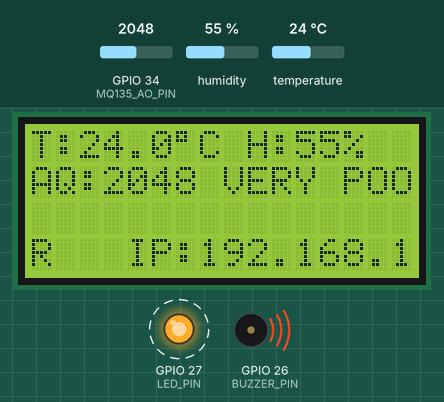
Bench run of a sketch on a simulated ESP32. Shown: 16×4 character LCD, output pins drawn as LEDs (lit = HIGH), buzzer (waves = sounding, pin HIGH). Dashed ring = blinking. The inputs (shaded band) are chosen by the test bench; at power-on: GPIO 34 (MQ135_AO_PIN) = 2048, humidity 55 %, temperature 24 °C. WiFi joins after 1.5 s; servers stay silent unless stated; what the sketch prints to the serial monitor is not drawn.

Above: at 2.42 s.
2.9 s: GPIO 34 (MQ135_AO_PIN) set to 2167
At 4.52 s:
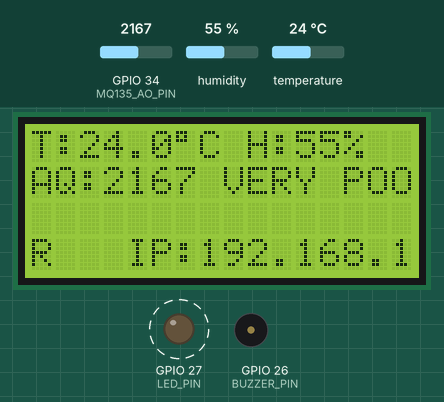
5.5 s: GPIO 34 (MQ135_AO_PIN) set to 2263
At 6.7 s:
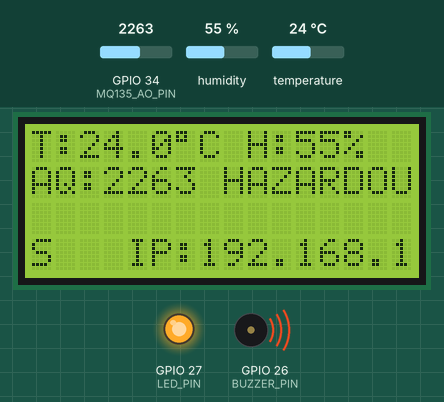
7.5 s: GPIO 34 (MQ135_AO_PIN) set to 1228
At 9.1 s:
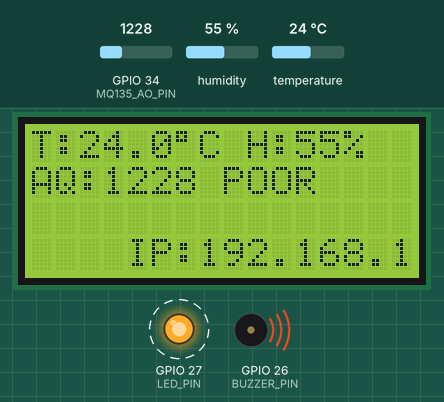
10.7 s: GPIO 34 (MQ135_AO_PIN) set to 946
At 13.3 s:
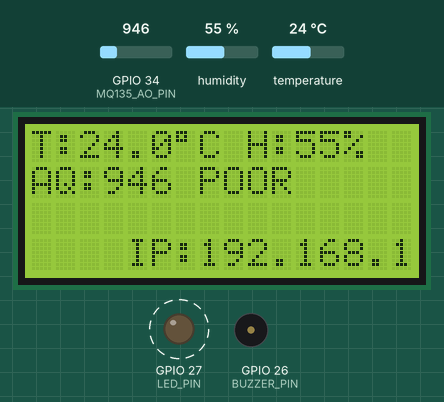
13.5 s: GPIO 34 (MQ135_AO_PIN) set to 826
At 15.2 s:
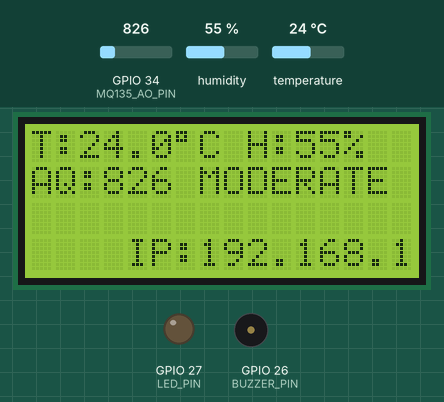
15.5 s: GPIO 34 (MQ135_AO_PIN) set to 216
At 17.5 s:
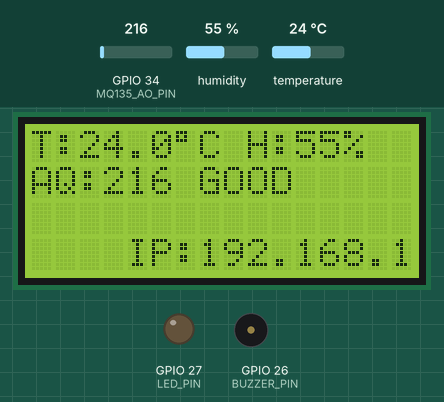
Timing chart, 0 to 18.5 s (numbered marks = the images above; inputs shaded):
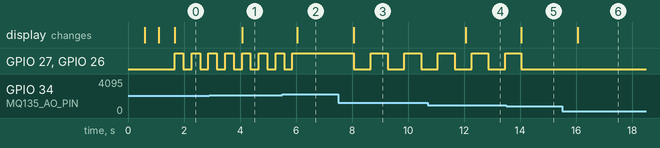

The sketch:

EnvironmentNode.ino
```cpp
//Environment Node
#include <Wire.h>
#include <LiquidCrystal_I2C.h>
#include <WiFi.h>
#include <WebServer.h>
#include <ArduinoJson.h>
#include <DHT.h>
#include <esp_now.h>
#include <esp_wifi.h>

// =============================================
// Pin Configuration
// =============================================
#define DHT11_PIN 5
#define MQ135_AO_PIN 34
#define BUZZER_PIN 26
#define LED_PIN 27

// =============================================
// LCD Setup
// =============================================
LiquidCrystal_I2C lcd(0x27, 16, 4);

// =============================================
// WiFi Credentials
// =============================================
const char* ssid = "Environment";
const char* password = "cisco1234";

// =============================================
// Web Server Setup
// =============================================
WebServer server(80);

// =============================================
// Sensor Objects
// =============================================
DHT dht11(DHT11_PIN, DHT11);

// =============================================
// Data Structure for ESP-NOW Communication
// =============================================
typedef struct SensorData {
  uint8_t nodeId;
  float temperature;
  float humidity;
  int airQuality; // Analog value (0-4095)
} SensorData;

SensorData sensorData;

// =============================================
// Global Variables
// =============================================
String airQualityStatus = "UNKNOWN";
String ipAddress = "";
String webAlertMessage = ""; // Message for the web server alert

// =============================================
// Timing Variables
// =============================================
unsigned long lastRead = 0;
const unsigned long interval = 2000;
unsigned long lastBlinkMillis = 0;
int currentBlinkInterval = 0; // 0 for off, >0 for blinking speed, -1 for constant on
bool ledOn = false;
bool buzzerOn = false;

// =============================================
// ESP-NOW Gateway MAC Address
// =============================================
uint8_t gatewayAddress[] = {0x30, 0xC9, 0x22, 0xF1, 0x2D, 0x7C}; // CHANGE TO YOUR GATEWAY'S MAC

// =============================================
// Main HTML Page (served from PROGMEM)
// =============================================
const char PROGMEM INDEX_HTML[] = R"rawliteral(
<!DOCTYPE html>
<html>
<head>
    <title>Environment Monitor</title>
    <meta charset='utf-8'>
    <meta name='viewport' content='width=device-width, initial-scale=1'>
    <script src='https://code.highcharts.com/highcharts.js'></script>
    <script src='https://code.highcharts.com/highcharts-more.js'></script>
    <script src='https://code.highcharts.com/modules/solid-gauge.js'></script>
    <style>
        body { font-family: sans-serif; background: #f0f2f5; margin: 0; padding: 0; color: #333; }
        header { background: #2196F3; color: #fff; padding: 20px; text-align: center; }
        .container { max-width: 900px; margin: 20px auto; padding: 0 15px; }
        .card { background: #fff; padding: 20px; margin-bottom: 20px; border-radius: 8px; box-shadow: 0 2px 6px rgba(0,0,0,0.15); }
        .card h2 { margin: 0 0 10px; font-size: 1.2em; color: #2196F3; }
        .value { font-weight: bold; font-size: 1.3em; }
        .chart-container { height: 300px; margin-bottom: 20px; }
        .gauge-container { height: 450px; margin-bottom: 20px; min-width: 300px; max-width: 500px; margin-left: auto; margin-right: auto; }
        .good { color: #4CAF50; }
        .moderate { color: #FFC107; } /* Changed to Amber for better distinction */
        .poor { color: #FF9800; }     /* Orange */
        .very-poor { color: #FF5722; }
        .hazardous { color: #F44336; }
        .alert-message { background-color: #f44336; color: white; padding: 15px; text-align: center; font-size: 1.5em; font-weight: bold; border-radius: 8px; margin: 20px 0; animation: pulse 1s infinite alternate; display: none; }
        @keyframes pulse { from { transform: scale(1); opacity: 1; } to { transform: scale(1.02); opacity: 0.8; } }
    </style>
</head>
<body>
    <header>
        <h1>Smart Environment Monitor</h1>
    </header>
    <div class='container'>
        <div class='alert-message' id='alertMessage'></div>
        <div class='card'>
            <h2>Current Climate Data</h2>
            <p><strong>Temperature:</strong> <span class='value' id='temperature'>--</span></p>
            <p><strong>Humidity:</strong> <span class='value' id='humidity'>--</span></p>
            <p><strong>Air Quality (Analog):</strong> <span class='value' id='airQualityRaw'>--</span></p>
            <p><strong>Air Quality Status:</strong> <span class='value' id='airStatus'>--</span></p>
        </div>
        <div class='card'>
            <h2>Sensor Trends</h2>
            <div id='chart-temperature' class='chart-container'></div>
            <div id='chart-humidity' class='chart-container'></div>
            <div id='gauge-co2' class='gauge-container'></div>
        </div>
    </div>
    <script>
        function createChart(renderTo, title, yTitle, color) {
            return new Highcharts.Chart({
                chart: { renderTo: renderTo, type: 'line', zoomType: 'x' },
                title: { text: title },
                xAxis: { type: 'datetime', title: { text: 'Time' } },
                yAxis: { title: { text: yTitle } },
                series: [{ name: title, data: [], color: color, marker: { enabled: false } }],
                plotOptions: { line: { animation: false, dataLabels: { enabled: false } } },
                credits: { enabled: false },
                legend: { enabled: false }
            });
        }
        function createCo2Gauge(renderTo, title, min, max, plotBands) {
            return Highcharts.chart(renderTo, {
                chart: { type: 'gauge', height: '100%' },
                title: { text: title },
                pane: {
                    startAngle: -150,
                    endAngle: 150,
                    background: [{
                        backgroundColor: {
                            linearGradient: { x1: 0, y1: 0, x2: 0, y2: 1 },
                            stops: [
                                [0, '#E0E0E0'], // Light gray at the top
                                [1, '#FFFFFF']  // White at the bottom
                            ]
                        },
                        borderWidth: 0,
                        outerRadius: '109%'
                    }]
                },
                yAxis: {
                    min: min,
                    max: max,
                    title: { text: '' },
                    plotBands: plotBands,
                    labels: {
                        formatter: function() {
                            // This function can be used to customize axis labels,
                            // but for zone labels, we'll use plotBand labels.
                            return this.value;
                        }
                    }
                },
                series: [{
                    name: 'Air Quality', data: [0],
                    dataLabels: { format: '{y:.0f}', y: 10, borderWidth: 0, style: { fontSize: '25px' } }
                }],
                credits: { enabled: false }
            });
        }
        // UPDATED: New plot bands for the gauge with labels and color gradients
        var co2PlotBands = [
            {
                from: 0, to: 500,
                color: {
                    linearGradient: { x1: 0, y1: 0, x2: 1, y2: 0 },
                    stops: [
                        [0, '#D4EDDA'], // Lighter green
                        [1, '#4CAF50']  // Darker green
                    ]
                },
                thickness: '25%',
                label: {
                    text: 'GOOD',
                    align: 'center',
                    x: 0,
                    y: -10, // Adjust vertical position for clarity
                    style: {
                        fontSize: '10px',
                        color: '#333'
                    }
                }
            },
            {
                from: 501, to: 800,
                color: {
                    linearGradient: { x1: 0, y1: 0, x2: 1, y2: 0 },
                    stops: [
                        [0, '#FFECB3'], // Lighter amber
                        [1, '#FFC107']  // Darker amber
                    ]
                },
                thickness: '25%',
                label: {
                    text: 'MODERATE',
                    align: 'center',
                    x: 0,
                    y: -10,
                    style: {
                        fontSize: '10px',
                        color: '#333'
                    }
                }
            },
            {
                from: 801, to: 1200,
                color: {
                    linearGradient: { x1: 0, y1: 0, x2: 1, y2: 0 },
                    stops: [
                        [0, '#FFE0B2'], // Lighter orange
                        [1, '#FF9800']  // Darker orange
                    ]
                },
                thickness: '25%',
                label: {
                    text: 'POOR',
                    align: 'center',
                    x: 0,
                    y: -10,
                    style: {
                        fontSize: '10px',
                        color: '#333'
                    }
                }
            },
            {
                from: 1201, to: 1600,
                color: {
                    linearGradient: { x1: 0, y1: 0, x2: 1, y2: 0 },
                    stops: [
                        [0, '#FFCDD2'], // Lighter red-orange
                        [1, '#FF5722']  // Darker red-orange
                    ]
                },
                thickness: '25%',
                label: {
                    text: 'VERY POOR',
                    align: 'center',
                    x: 0,
                    y: -10,
                    style: {
                        fontSize: '10px',
                        color: '#333'
                    }
                }
            },
            {
                from: 1601, to: 4095,
                color: {
                    linearGradient: { x1: 0, y1: 0, x2: 1, y2: 0 },
                    stops: [
                        [0, '#EF9A9A'], // Lighter red
                        [1, '#F44336']  // Darker red
                    ]
                },
                thickness: '25%',
                label: {
                    text: 'HAZARDOUS',
                    align: 'center',
                    x: 0,
                    y: -10,
                    style: {
                        fontSize: '10px',
                        color: '#333'
                    }
                }
            }
        ];
        var chartTemp = createChart('chart-temperature', 'Temperature', '°C', '#2196F3');
        var chartHum = createChart('chart-humidity', 'Humidity', '% RH', '#4CAF50');
        var co2Gauge = createCo2Gauge('gauge-co2', 'Air Quality (Analog)', 0, 4095, co2PlotBands);

        function updateText(id, value, unit) {
            const el = document.getElementById(id);
            if (!el) return;
            const decimalPlaces = (id === 'airQualityRaw') ? 0 : 1;
            el.textContent = (value === null || isNaN(value)) ? '--' : value.toFixed(decimalPlaces) + (unit ? ' ' + unit : '');
        }

        function fetchData() {
            fetch('/data')
                .then(response => {
                    if (!response.ok) throw new Error(`HTTP error! status: ${response.status}`);
                    return response.json();
                })
                .then(data => {
                    var x = Date.now();
                    if (data.temperature !== null) { chartTemp.series[0].addPoint([x, data.temperature], true, chartTemp.series[0].data.length > 40); }
                    updateText('temperature', data.temperature, '°C');

                    if (data.humidity !== null) { chartHum.series[0].addPoint([x, data.humidity], true, chartHum.series[0].data.length > 40); }
                    updateText('humidity', data.humidity, '%');

                    if (data.co2 !== null) { co2Gauge.series[0].points[0].update(data.co2); }
                    updateText('airQualityRaw', data.co2);

                    let airStatusElement = document.getElementById('airStatus');
                    let co2Value = data.co2;
                    let airStatusText = '--'; let airStatusClass = 'value';

                    // UPDATED: New logic for status text on the web page
                    if (co2Value !== null && !isNaN(co2Value)) {
                        if (co2Value <= 400) { airStatusText = 'GOOD'; airStatusClass = 'value good'; }
                        else if (co2Value <= 900) { airStatusText = 'MODERATE'; airStatusClass = 'value moderate'; }
                        else if (co2Value <= 1600) { airStatusText = 'POOR'; airStatusClass = 'value poor'; }
                        else if (co2Value <= 2200) { airStatusText = 'VERY POOR'; airStatusClass = 'value very-poor'; }
                        else { airStatusText = 'HAZARDOUS'; airStatusClass = 'value hazardous'; }
                    }
                    airStatusElement.textContent = airStatusText;
                    airStatusElement.className = airStatusClass;

                    let alertMessageElement = document.getElementById('alertMessage');
                    if (data.alertMessage && data.alertMessage !== "") {
                        alertMessageElement.textContent = data.alertMessage;
                        alertMessageElement.style.display = 'block';
                    } else {
                        alertMessageElement.style.display = 'none';
                    }
                })
                .catch(error => console.error('Error fetching data:', error));
        }
        setInterval(fetchData, 2000);
        fetchData(); // Initial fetch
    </script>
</body>
</html>
)rawliteral";


// =============================================
// Function Prototypes
// =============================================
void readSensors();
void sendData();
void updateLCD();
void controlAlerts();
void handleRoot();
void handleData();

// =============================================
// Setup Function
// =============================================
void setup() {
  Serial.begin(115200);
  lcd.init();
  lcd.backlight();
  dht11.begin();
  pinMode(MQ135_AO_PIN, INPUT);
  pinMode(BUZZER_PIN, OUTPUT);
  pinMode(LED_PIN, OUTPUT);
  digitalWrite(BUZZER_PIN, LOW);
  digitalWrite(LED_PIN, LOW);

  // WiFi Connection
  WiFi.mode(WIFI_STA);
  WiFi.begin(ssid, password);
  Serial.print("Connecting to WiFi: ");
  Serial.println(ssid);
  lcd.setCursor(0, 0);
  lcd.print("Connecting WiFi...");
  lcd.setCursor(0, 1);
  lcd.print("Please wait...");

  while (WiFi.status() != WL_CONNECTED) {
    delay(500);
    Serial.print(".");
    lcd.print(".");
  }
  ipAddress = WiFi.localIP().toString();
  Serial.println("\nWiFi Connected!");
  Serial.print("IP Address: ");
  Serial.println(ipAddress);

  // ESP-NOW Setup
  if (esp_now_init() != ESP_OK) {
    Serial.println("ESP-NOW init failed!");
    return;
  }
  esp_now_peer_info_t peerInfo = {};
  memcpy(peerInfo.peer_addr, gatewayAddress, 6);
  peerInfo.encrypt = false;
  if (esp_now_add_peer(&peerInfo) != ESP_OK){
    Serial.println("Failed to add peer");
    return;
  }

  // =============================================
  // Web Server Routes (CLEANED UP)
  // =============================================
  server.on("/", HTTP_GET, handleRoot);
  server.on("/data", HTTP_GET, handleData);

  server.begin();
  Serial.println("Web server started.");

  lcd.clear();
  readSensors();
  updateLCD();
  controlAlerts();
}

// =============================================
// Main Loop Function
// =============================================
void loop() {
  server.handleClient();
  controlAlerts(); // Manages blinking/constant alerts

  if (millis() - lastRead >= interval) {
    lastRead = millis();
    readSensors();
    updateLCD();
    sendData();
  }
}

// =============================================
// Sensor and Communication Functions
// =============================================
void readSensors() {
  sensorData.temperature = dht11.readTemperature();
  sensorData.humidity = dht11.readHumidity();
  sensorData.airQuality = analogRead(MQ135_AO_PIN);

  if (isnan(sensorData.temperature) || isnan(sensorData.humidity)) {
    Serial.println("Failed to read from DHT sensor!");
  }

  // Update air quality status and alert messages based on analog values
  if (sensorData.airQuality <= 400) {
      airQualityStatus = "GOOD";
      currentBlinkInterval = 0;   // Alert off
      webAlertMessage = "";       // No web alert
  } else if (sensorData.airQuality <= 900) {
      airQualityStatus = "MODERATE";
      currentBlinkInterval = 0;
      webAlertMessage = "";
  } else if (sensorData.airQuality <= 1600) {
      airQualityStatus = "POOR";
      currentBlinkInterval = 0;
      currentBlinkInterval = 600; // Slower blink for "Poor"
      webAlertMessage = "ATTENTION! Air Quality: POOR";
  } else if (sensorData.airQuality <= 2200) {
      airQualityStatus = "VERY POOR";
      currentBlinkInterval = 300; // Blink fast
      webAlertMessage = "WARNING! Air Quality: VERY POOR";
  } else {
      airQualityStatus = "HAZARDOUS";
      currentBlinkInterval = -1;  // Constant on
      webAlertMessage = "DANGER! Air Quality: HAZARDOUS";
  }

  sensorData.nodeId = 1;
}

void sendData() {
  esp_now_send(gatewayAddress, (uint8_t *)&sensorData, sizeof(sensorData));
}

void updateLCD() {
  lcd.clear();
  // Line 0: Temp and Humidity
  lcd.setCursor(0, 0);
  lcd.print("T:");
  if (isnan(sensorData.temperature)) lcd.print("--.-"); else lcd.print(sensorData.temperature, 1);
  lcd.print((char)223);
  lcd.print("C H:");
  if (isnan(sensorData.humidity)) lcd.print("--%"); else { lcd.print(sensorData.humidity, 0); lcd.print("%"); }

  // Line 1: Air Quality
  lcd.setCursor(0, 1);
  lcd.print("AQ:");
  lcd.print(sensorData.airQuality);
  lcd.print(" ");
  lcd.print(airQualityStatus);

  // Line 3: IP Address
  lcd.setCursor(0, 3);
  lcd.print("IP:");
  lcd.print(ipAddress);
}

// =============================================
// LED and Buzzer Control Function
// =============================================
void controlAlerts() {
  if (currentBlinkInterval == 0) { // Alert off
    digitalWrite(LED_PIN, LOW);
    digitalWrite(BUZZER_PIN, LOW);
    ledOn = false;
    buzzerOn = false;
  } else if (currentBlinkInterval == -1) { // Constant on for Hazardous
    digitalWrite(LED_PIN, HIGH);
    digitalWrite(BUZZER_PIN, HIGH);
    ledOn = true;
    buzzerOn = true;
  } else { // Blinking for Very Poor
    if (millis() - lastBlinkMillis >= currentBlinkInterval) {
      lastBlinkMillis = millis();
      ledOn = !ledOn;
      buzzerOn = !buzzerOn;
      digitalWrite(LED_PIN, ledOn);
      digitalWrite(BUZZER_PIN, buzzerOn);
    }
  }
}

// =============================================
// Web Server Handlers
// =============================================
void handleRoot() {
  server.send_P(200, "text/html", INDEX_HTML);
}

// CORRECTED: This function now handles NaN values correctly by sending JSON 'null'
void handleData() {
  StaticJsonDocument<256> doc;

  if (isnan(sensorData.temperature)) {
    doc["temperature"] = nullptr;
  } else {
    doc["temperature"] = sensorData.temperature;
  }

  if (isnan(sensorData.humidity)) {
    doc["humidity"] = nullptr;
  } else {
    doc["humidity"] = sensorData.humidity;
  }

  doc["co2"] = sensorData.airQuality;
  doc["alertMessage"] = webAlertMessage;

  String output;
  serializeJson(doc, output);
  server.send(200, "application/json", output);
}
```

Measured:
- the behaviour switches between 2200 and 2201 on GPIO 34 (MQ135_AO_PIN) (found by bisection; images 1 and 2)
- the behaviour switches between 901 and 900 on GPIO 34 (MQ135_AO_PIN) (found by bisection; images 4 and 5)
- after the input at 2.9 s, the display: changes after 1.2 s (image 1)
- after the input at 5.5 s, GPIO 27 (LED_PIN), GPIO 26 (BUZZER_PIN): goes on until 5.9 s, then stays HIGH; the display: changes after 0.55 s (image 2)
- after the input at 7.5 s, GPIO 27 (LED_PIN), GPIO 26 (BUZZER_PIN): alternates HIGH for 0.60 s and LOW for 0.60 s, starting after 0.57 s; the display: changes after 0.57 s (image 3)
- after the input at 10.7 s, the display: changes after 1.4 s (image 4)
- after the input at 13.5 s, GPIO 27 (LED_PIN), GPIO 26 (BUZZER_PIN): goes on until 14.0 s, then stays LOW; the display: changes after 0.55 s (image 5)
- after the input at 15.5 s, the display: changes after 0.57 s (image 6)
